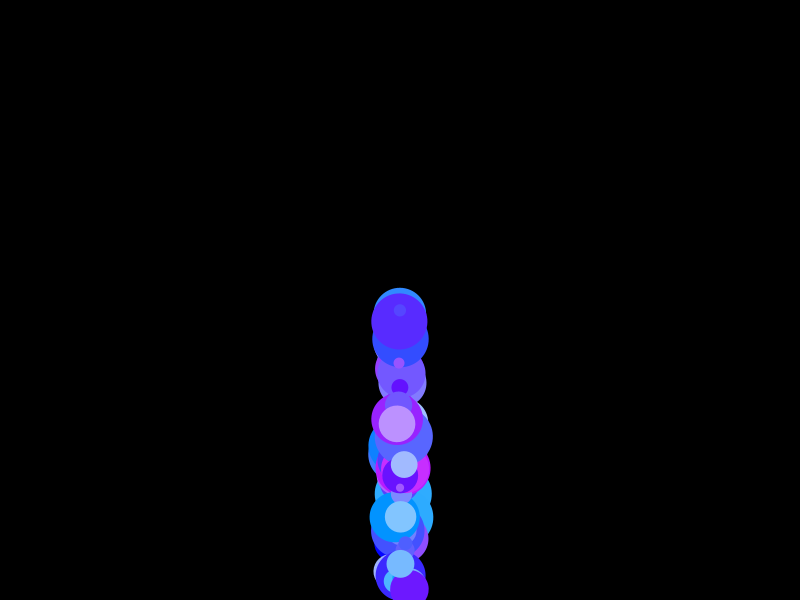
Frame 1 (no input)
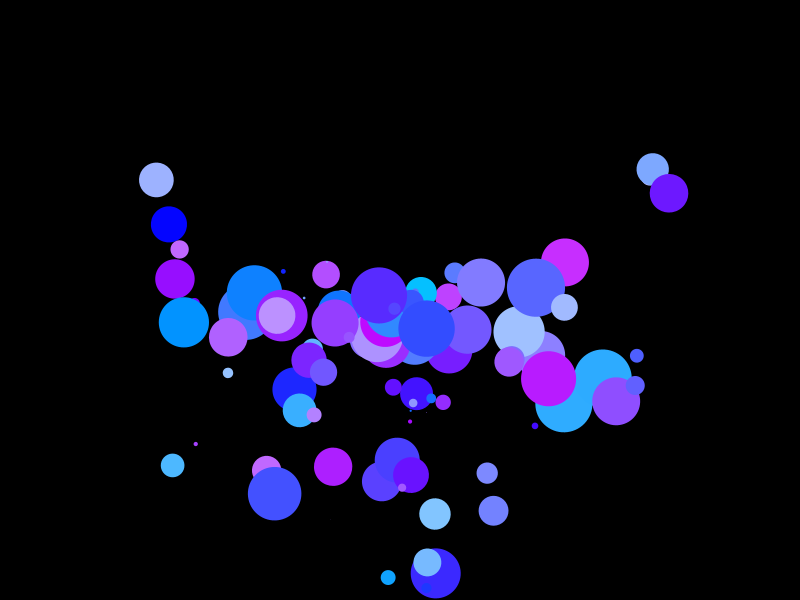
Frame 60 (the mouse pressed at the canvas centre just before this capture)
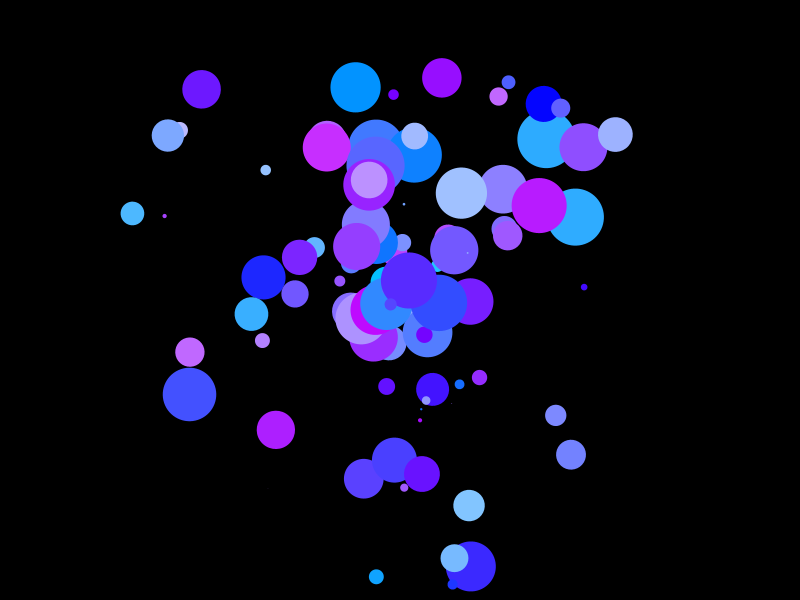
Frame 120 (the mouse held since frame 60 and released just before this capture)

The Processing sketch that drew these frames (run headless with seeded random() and noise(); from frame 60 on, the mouse is pressed at the canvas centre):

// Processing sketch: solarsystem05
// ── solarsystem05.pde
int np = 100;
planet[] p = new planet[np];

void setup()
{
 size(800,600);
 surface.setResizable(true);
 for(int i = 0; i < np; i++)
 {
   p[i] = new planet(random(300),random(-2,2),random(60),color(round(random(200)),round(random(200)),255));
 }
 
}

void draw()
{
  background(0);
  translate(width/2,height/2);
  for(int i = 0; i < np; i++)
  {
    p[i].step();
    p[i].show();
  }  
}

// ── planet.pde
class planet
{
  float dist = 10;
  float speed = 0.1;
  float dm = 10;
  color c = color(255,255,255);
  float angle = 0;
  
  planet(float _distance,float _speed,float _diameter, color _color)
  {
    this.dist = _distance;
    this.speed = _speed;
    this.dm = _diameter;
    this.c = _color;
  }
  
  void step()
  {
    this.angle=this.angle + this.speed;
  }
  
  void show()
  {
    noStroke();
    fill(this.c);
    pushMatrix();
      rotate(radians(this.angle));
      translate(0,this.dist);
      circle(0,0,this.dm);
    popMatrix();
  }
}
